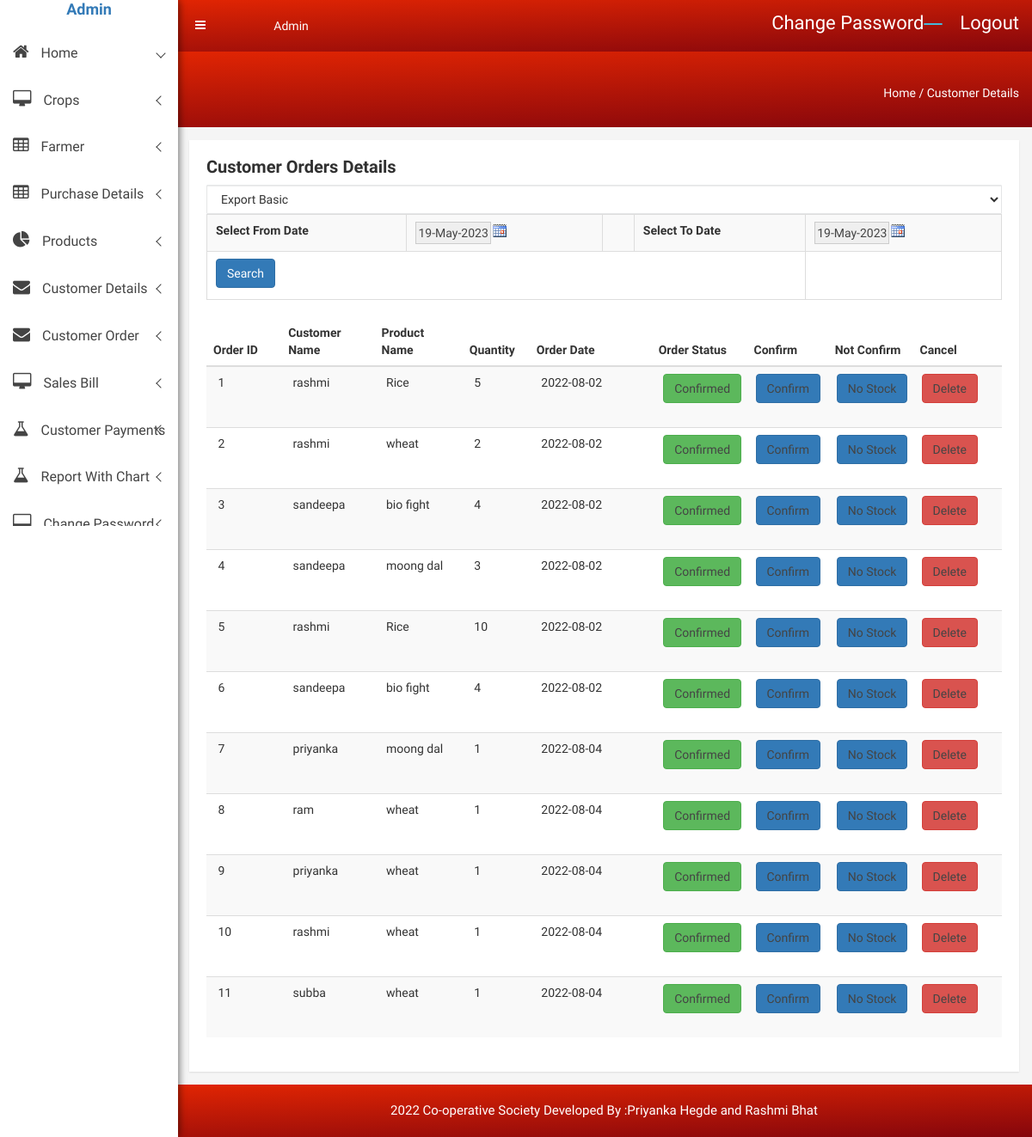
/admin/customer_order_details_view.php, run on the app's committed database.
### tables this page shows
CREATE TABLE `customer_order_details` (
  `order_id` int(11) NOT NULL,
  `customer_id` int(11) NOT NULL,
  `product_id` int(11) NOT NULL,
  `quantity` int(11) NOT NULL,
  `order_date` date NOT NULL,
  `status` varchar(60) NOT NULL
);

CREATE TABLE `customer_details` (
  `customer_id` int(90) NOT NULL,
  `customer_name` varchar(100) NOT NULL,
  `customer_address` varchar(200) NOT NULL,
  `customer_city` varchar(250) NOT NULL,
  `contact_number` varchar(12) NOT NULL,
  `email` varchar(110) NOT NULL
);

CREATE TABLE `products` (
  `product_id` int(100) NOT NULL,
  `product_name` varchar(150) NOT NULL,
  `product_rate` int(200) NOT NULL,
  `product_size` varchar(100) NOT NULL,
  `product_stock` varchar(100) NOT NULL,
  `product_image` varchar(200) NOT NULL
);

### admin/customer_order_details_view.php (the view, shortened to what this page needs)
<?php include('meta_tag.php'); ?>
<body>
  <?php include('sidebar.php'); ?>
            <div class="breadcome-area">
                <div class="container-fluid">
                    <div class="row">
                        <div class="col-lg-12 col-md-12 col-sm-12 col-xs-12">
                            <div class="breadcome-list single-page-breadcome">
                                <div class="row">
                                    <div class="col-lg-6 col-md-6 col-sm-6 col-xs-6">
                                    </div>
                                    <div class="col-lg-6 col-md-6 col-sm-6 col-xs-6">
                                        <ul class="breadcome-menu">
                                            <li><a href="#">Home</a> <span class="bread-slash">/</span>
                                            </li>
                                            <li><span class="bread-blod">Customer Details</span>
                                            </li>
                                        </ul>
                                    </div>
                                </div>
                            </div>
                        </div>
                    </div>
                </div>
            </div>
        </div>
        <div class="data-table-area mg-tb-15">
            <div class="container-fluid">
                <div class="row">
                    <div class="col-lg-12 col-md-12 col-sm-12 col-xs-12">
                        <div class="sparkline13-list">
                            <div class="sparkline13-hd">
                                <div class="main-sparkline13-hd">
                                  <h1><span class="table-project-n">Customer Orders </span> Details</h1>
                              </div>
                            </div>
                            <div class="sparkline13-graph">
                                <div class="datatable-dashv1-list custom-datatable-overright">
                                    <div id="toolbar">
                                        <select class="form-control">
												<option value="">Export Basic</option>
											</select>
                                    </div>
                          <?php include('cal.php'); ?>
						  <form name="form1" method="post" role="form" action="date_customer_order_details_view.php" id="formID">
                                           <table class="table table-striped table-bordered table-hover">
         <tr>
           <td><label>Select From Date</label> </td>
           <td><?php
	  ?></td>
           <td>&nbsp;</td>
           <td><label>Select To Date</label></td>
           <td><?php
	  ?></td>
         </tr>
         <tr>
           <td colspan="4"><label><button type="submit" class="btn btn-primary">Search</button></label></td>
           <td>&nbsp;</td>
         </tr>
       </table>
</form>
                                   <table id="multi-filter-select" class="display table table-striped table-hover" >
	 <thead>
	    <tr>
      <th width="86">Order ID </th>
      <th width="107">Customer Name </th>
      <th width="101">Product Name </th>
      <th width="77">Quantity</th>
      <th width="140">Order Date </th>
      <th width="93">Order Status</th>
     <th width="93">Confirm</th>
	 <th width="93">Not Confirm</th>
      <th width="102">Cancel</th>
    </tr>
	</thead>
	<tbody>
	<?php
	include('database.php');
	$sql="select * from customer_order_details cod,customer_details cd , products j where cod.customer_id=cd.customer_id and j.product_id=cod.product_id";
	$res=(mysqli_query($conn,$sql));
	while($row=mysqli_fetch_array($res))
	{
	?>
    <tr>
      <td>&nbsp;<?php echo $row['order_id'];?></td>
      <td>&nbsp;<?php echo $row['customer_name'];?></td>
      <td>&nbsp;<?php echo $row['product_name'];?></td>
      <td>&nbsp;<?php echo $row['quantity'];?></td>
      <td>&nbsp;<?php echo $row['order_date'];?></td>
      <td>&nbsp;<a href="#" <?php if($row['status']=='Pending') {?> class="btn btn-warning" <?php } ?>
	  <?php if($row['status']=='Confirmed') {?> class="btn btn-success" <?php } ?>
	  <?php if($row['status']=='No Stock') {?> class="btn btn-danger" <?php } ?>
	  >
	  <?php echo $row['status'];?></a></td>
      <td><a href="customer_order_details_confirm.php?id=<?php echo $row['order_id'];?>&qnt=<?php echo $row['quantity'];?>&contact_no=<?php echo $row['contact_number']; ?>&product_stock=<?php echo $row['product_stock']; ?>&jaggery_id=<?php echo $row['product_id']; ?>" onClick="return confirm('Are you sure to confirm?')" class="btn btn-primary">Confirm</a>&nbsp;</td>
	   <td><a href="customer_order_details_nostock.php?id=<?php echo $row['order_id'];?>" onClick="return confirm('Are you sure to No Stock?')" class="btn btn-primary">No&nbsp;Stock</a>&nbsp;</td>
      <td><a href="customer_order_details_delete.php?id=<?php echo $row['order_id'];?>" onClick="return confirm('Are you sure to delete?')" class="btn btn-danger">Delete</a>&nbsp;</td>
    </tr>
	<?php
	}
	?>
	</tbody>
										</table>
									                                </div>
                            </div>
                        </div>
                    </div>
                </div>
            </div>
        </div>
        <?php include('footer.php'); ?>
</html>

### admin/css/main.css (style rules this page uses)
html { color: #222; font-size: 1em; line-height: 1.4; }

### admin/style.css (style rules this page uses)
html, body { height: 100%; font-family: 'Play', sans-serif;font-weight:400;background:#f5f5f5; }
h1, h2, h3, h4, h5, h6 { margin: 0 0 10px; font-weight:700; }
ul { list-style: outside none none; margin: 0; padding: 0 }
.mg-tb-15 { margin:15px 0px; }
.breadcome-list { padding-top:30px; padding-bottom:100px; }
.form-control { background-color: #FFFFFF; background-image: none; border: 1px solid #e5e6e7; border-radius: 1px; color: inherit; display: block; padding: 6px 12px; transition: border-color 0.15s ease-in-out 0s, box-shadow 0.15s ease-in-out 0s; width: 100%; }
ul.breadcome-menu { padding-top: 8px; }
ul.breadcome-menu { text-align: right; }
ul.breadcome-menu li { font-size: 14px; display: inline-block; color:#fff; }
ul.breadcome-menu li a { color:#fff; }
.product-sales-chart, .analytics-info-cs, .tranffic-als-inner, .analytics-rounded, .single-new-trend, .personal-info-wrap, .author-widgets-single, .calender-inner, .product-status-wrap, .review-tab-pro-inner, .income-dashone-total, .analytics-adminpro-wrap, .analytics-sparkle-line, .analysis-progrebar, .sparkline8-list, .sparkline9-list, .sparkline7-list, .sparkline10-list, .sparkline12-list, .sparkline13-list, .sparkline14-list, .sparkline13-list, .sparkline11-list, .x-editable-list, .code-editor-single, .blog-details-inner, .charts-single-pro, .about-sparkline, .sparkline-list, .button-ad-wrap, .tab-content-details, .sparkline16-list, .sparkline15-list, .tinymce-single { padding:20px; background:#fff; -webkit-box-shadow: 0px 1px 2px 0px rgba(0, 0, 0, 0.1); box-shadow: 0px 1px 2px 0px rgba(0, 0, 0, 0.1); }
.breadcome-list.single-page-breadcome { padding-top: 30px; padding-bottom: 30px; }
.main-sparkline8-hd h1, .main-sparkline9-hd h1, .main-spark7-hd h1, .main-sparkline10-hd h1, .main-sparkline11-hd h1, .main-sparkline12-hd h1, .main-sparkline13-hd h1, .main-sparkline14-hd h1 { font-size:20px; color:#303030; }
.custom-datatable-overright table tbody tr td a { color: #444; font-size: 14px; }
.custom-datatable-overright table tbody tr td { padding-left: 10px !important; padding-right: 5px !important; font-size: 14px; text-align: left; }

### data on the page
customer_order_details: order_id "1", customer.customer_name "rashmi", product.product_name "Rice", quantity "5", order_date "2022-08-02", status "Confirmed"
customer_order_details: order_id "2", customer.customer_name "rashmi", product.product_name "wheat", quantity "2", order_date "2022-08-02", status "Confirmed"
customer_order_details: order_id "3", customer.customer_name "sandeepa", product.product_name "bio fight", quantity "4", order_date "2022-08-02", status "Confirmed"
customer_order_details: order_id "4", customer.customer_name "sandeepa", product.product_name "moong dal", quantity "3", order_date "2022-08-02", status "Confirmed"
customer_order_details: order_id "5", customer.customer_name "rashmi", product.product_name "Rice", quantity "10", order_date "2022-08-02", status "Confirmed"
customer_order_details: order_id "6", customer.customer_name "sandeepa", product.product_name "bio fight", quantity "4", order_date "2022-08-02", status "Confirmed"
customer_order_details: order_id "7", customer.customer_name "priyanka", product.product_name "moong dal", quantity "1", order_date "2022-08-04", status "Confirmed"
customer_order_details: order_id "8", customer.customer_name "ram", product.product_name "wheat", quantity "1", order_date "2022-08-04", status "Confirmed"
customer_order_details: order_id "9", customer.customer_name "priyanka", product.product_name "wheat", quantity "1", order_date "2022-08-04", status "Confirmed"
customer_order_details: order_id "10", customer.customer_name "rashmi", product.product_name "wheat", quantity "1", order_date "2022-08-04", status "Confirmed"
customer_order_details: order_id "11", customer.customer_name "subba", product.product_name "wheat", quantity "1", order_date "2022-08-04", status "Confirmed"

### other printed values
$dd "19-May-2023 19-May-2023"
